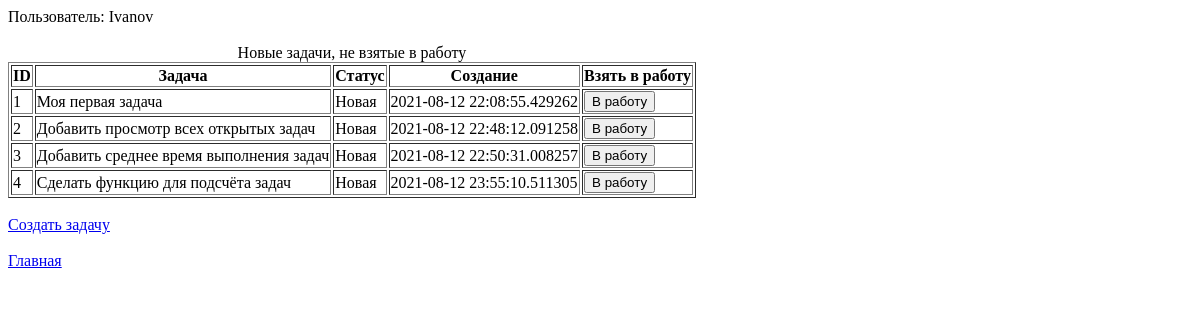
Page /open (signed in) on the earlier database version.
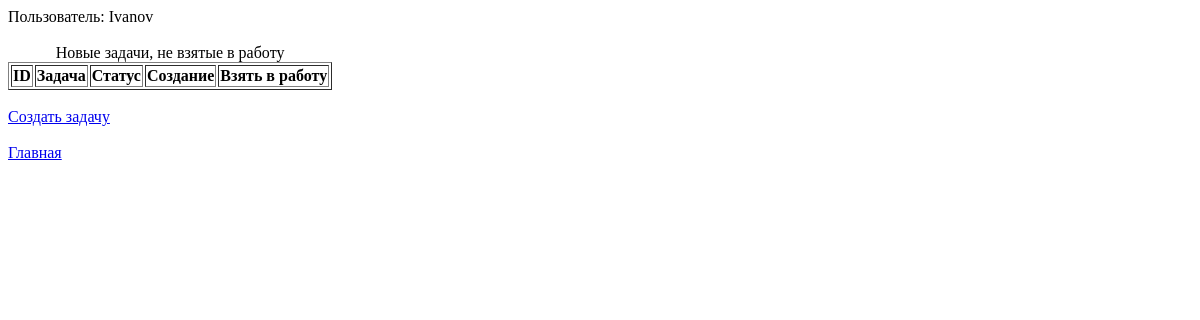
Same page on the later database version.
### tables this page shows
CREATE TABLE tasks (
	id INTEGER NOT NULL, 
	task VARCHAR, 
	status VARCHAR, 
	fio VARCHAR, 
	"create" DATETIME, 
	work DATETIME, 
	comlete DATETIME, 
	PRIMARY KEY (id)
);

### tasks.py (the view)
@app.route('/open')
def open():
    if session.get('logged_in'):
        conn = engine.connect()
        s = tasks.select().where(tasks.c.status == 'Новая')
        tasks_open = conn.execute(s)
        return render_template('open.html', tasks_open = tasks_open, login = session['login'] )
    else:
        return render_template('login.html')

### templates/open.html (shortened to what this page needs)
<!DOCTYPE html>
<html lang="en">
<head>
</head>
<body>
Пользователь:  {{login}}
<br>
<br>
<table>
  <table border="1">
   <caption>Новые задачи, не взятые в работу</caption>
   <tr>
    <th>ID</th>
    <th>Задача</th>
    <th>Статус</th>
    <th>Создание</th>
       <th>Взять в работу</th>
   </tr>
{% for task in tasks_open %}
<tr> <td>{{ task.id }} </td> <td> {{ task.task }} </td> <td> {{ task.status }} </td> <td>{{ task.create }} </td>
    <td>
     <form action="/in_work" method="post">
     <button name="in_work" type="submit" value={{ task.id }}>В работу</button>
    </form>
 </td>
</tr>
{% endfor %}
</table>
<br>
<a href="{{ url_for('new')}}">Создать задачу</a>
<br>
<br>
<a href="{{ url_for('show')}}">Главная</a>
</body>
</html>

Differences in the rows shown:
no longer on this page (row edited): tasks: id "1", task "Моя первая задача", status "Новая", create "2021-08-12 22:08:55.429262"
no longer on this page (row edited): tasks: id "2", task "Добавить просмотр всех открытых задач", status "Новая", create "2021-08-12 22:48:12.091258"
removed tasks: id "3", task "Добавить среднее время выполнения задач", status "Новая", create "2021-08-12 22:50:31.008257"
removed tasks: id "4", task "Сделать функцию для подсчёта задач", status "Новая", create "2021-08-12 23:55:10.511305"
